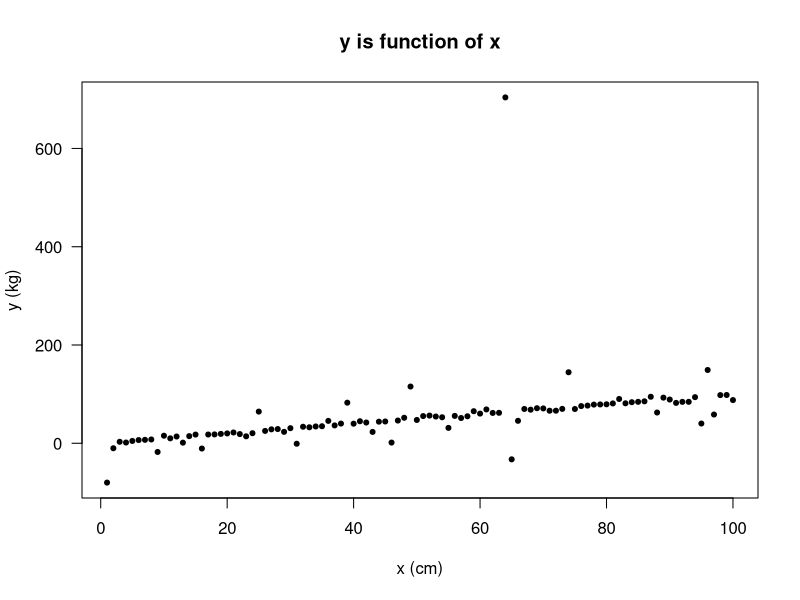
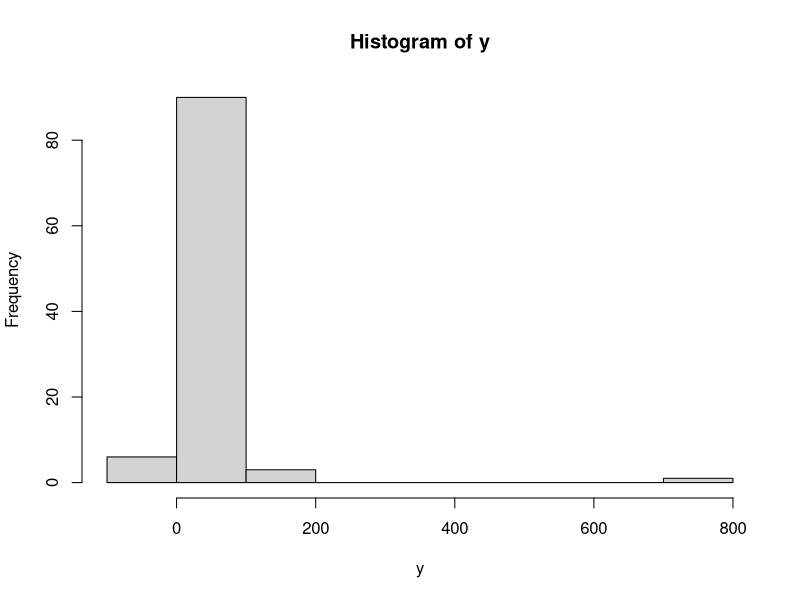
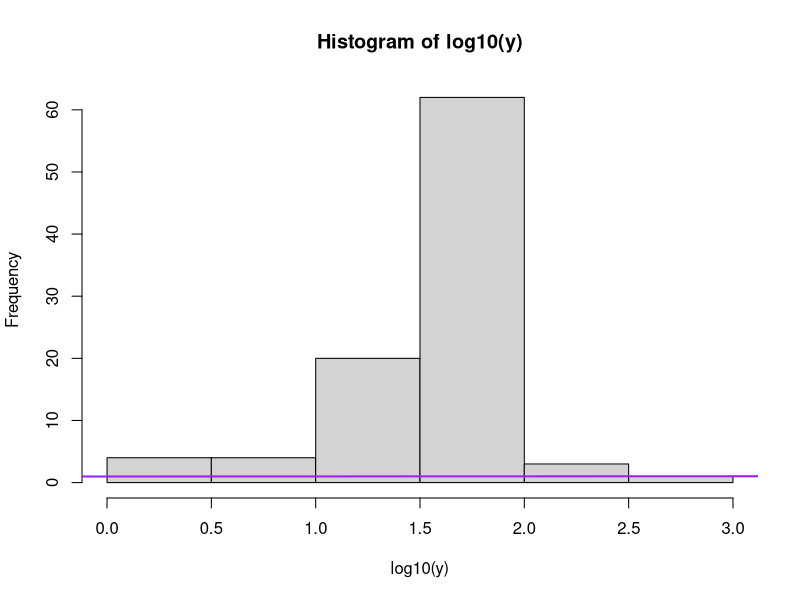
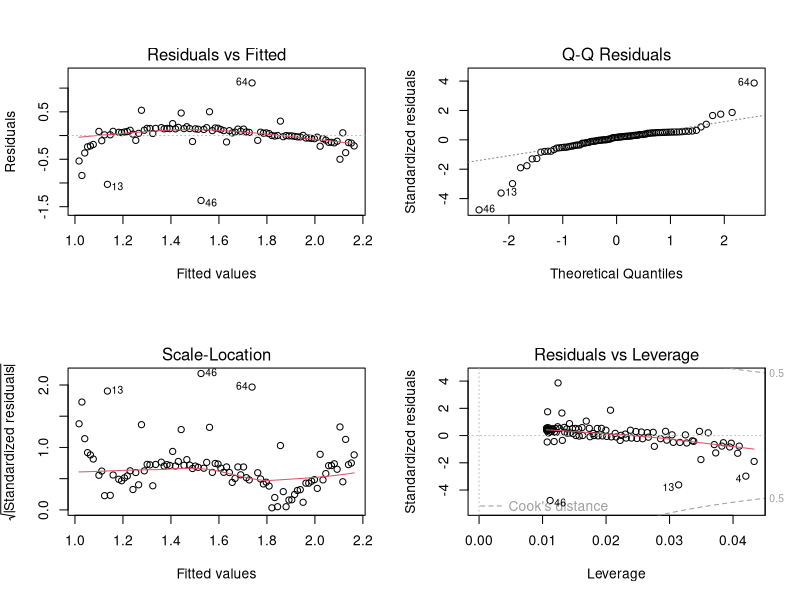
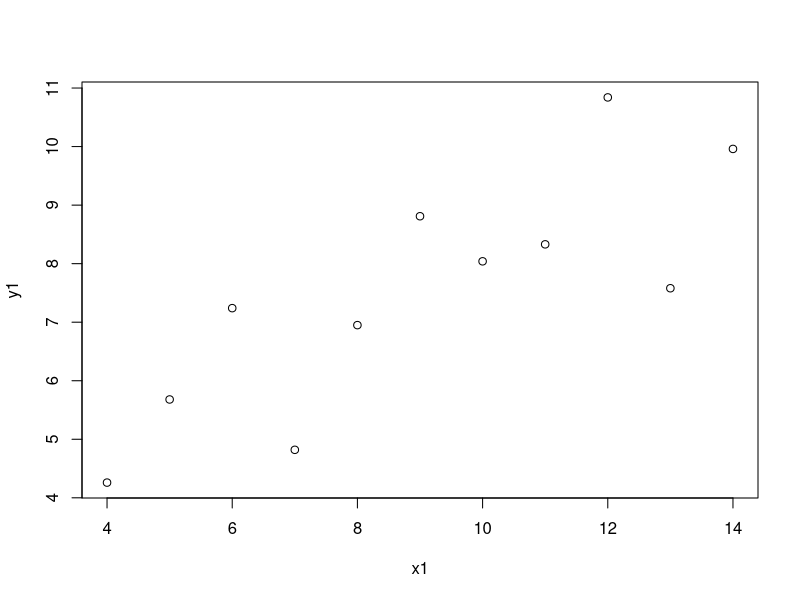
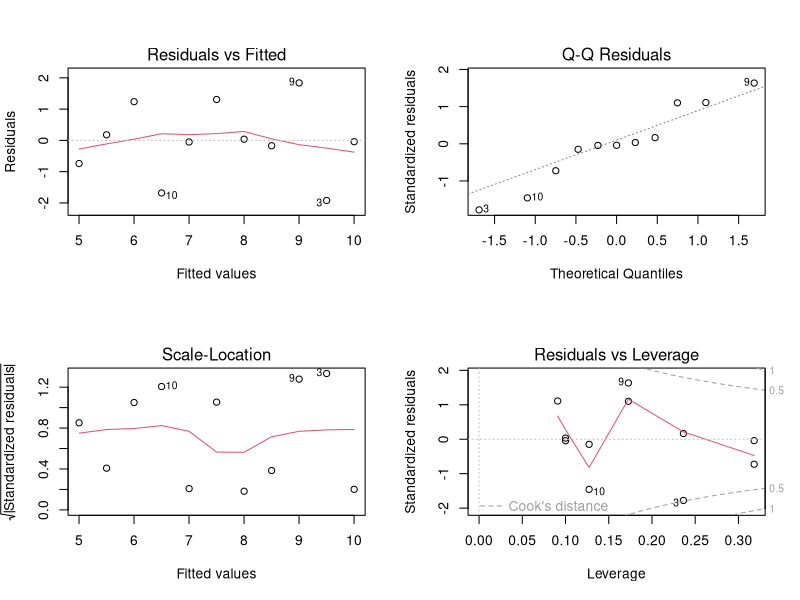
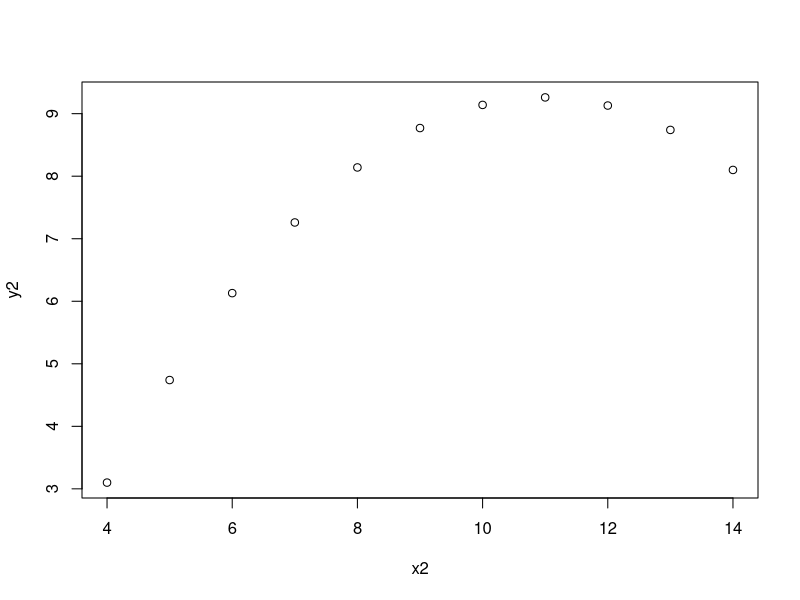
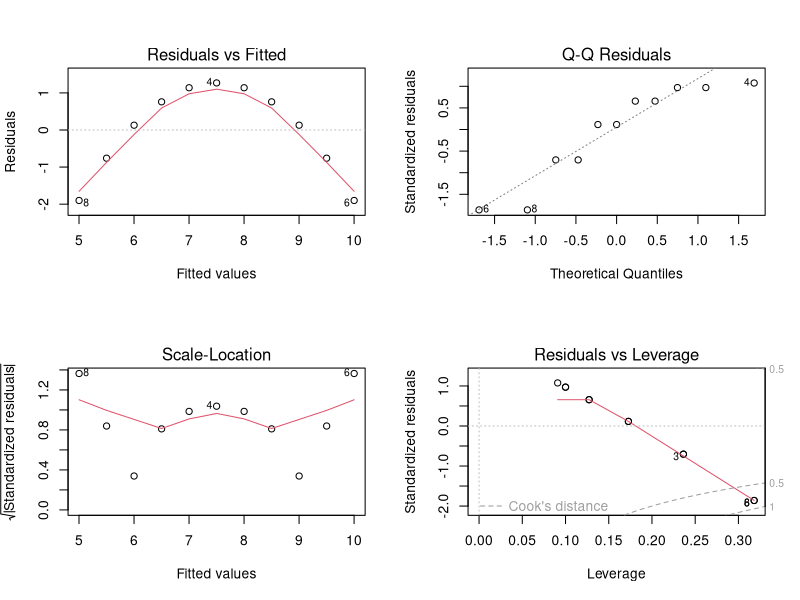

The R source for these figures, in order:
#  R - Day #1
n <- 100
x <- seq(to= n, from = 1, by= 1)
set.seed(123) #
y <- x + rnorm(n= n, mean=0, sd=5)
y <- x + rlnorm(n, meanlog = 0, sdlog = 2) - rlnorm(n, meanlog = 0, sdlog = 2)
plot(x, y, pch=20, las=1, 
     main="y is function of x", 
     xlab="x (cm)", ylab="y (kg)")

hist(y); hist(log10(y))
y = log10(y)
# y = mx + b + error
bestfitline.lm = lm(y~x)
summary(bestfitline.lm)
coef(bestfitline.lm)
abline(coef(bestfitline.lm), col="purple", lwd=2)


## R Day # 5 Statistical Assumptions

par(mfrow=c(2,2))
plot(bestfitline.lm)
par(mfrow=c(1,1))

Anscombe = as.data.frame(
  matrix(c(
    1, 10, 10, 10, 8, 8.04, 9.14, 7.46, 6.58, 
    2, 8, 8, 8, 8, 6.95, 8.14, 6.77, 5.76,
    3, 13, 13, 13, 8, 7.58, 8.74, 12.74, 7.71,
    4,  9, 9, 9, 8, 8.81, 8.77, 7.11, 8.84,
    5, 11, 11, 11, 8, 8.33, 9.26, 7.81, 8.47,
    6, 14, 14, 14, 8, 9.96, 8.10, 8.84, 7.04,
    7,  6, 6, 6, 8, 7.24, 6.13, 6.08, 5.25,
    8,  4, 4, 4, 19, 4.26, 3.10, 5.39, 12.50,
    9, 12, 12, 12, 8, 10.84, 9.13, 8.15, 5.56,
    10, 7, 7, 7, 8, 4.82, 7.26, 6.42, 7.91,
    11, 5, 5, 5, 8, 5.68, 4.74, 5.73, 6.89), 
    nrow=11,  byrow=TRUE))

names(Anscombe) = c("No", "x1", "x2", "x3", "x4", "y1", "y2", "y3", "y4")

plot(y1 ~ x1, Anscombe); A.lm = lm(y1 ~ x1, Anscombe)
par(mfrow=c(2,2)); plot(A.lm); par(mfrow=c(1,1))

plot(y2 ~ x2, Anscombe); B.lm = lm(y2 ~ x2, Anscombe)
par(mfrow=c(2,2)); plot(B.lm); par(mfrow=c(1,1))

plot(y3 ~ x3, Anscombe); C.lm = lm(y3 ~ x3, Anscombe)
par(mfrow=c(2,2)); plot(C.lm); par(mfrow=c(1,1))

plot(y4 ~ x4, Anscombe); D.lm = lm(y4 ~ x4, Anscombe)
par(mfrow=c(2,2)); plot(D.lm); par(mfrow=c(1,1))


